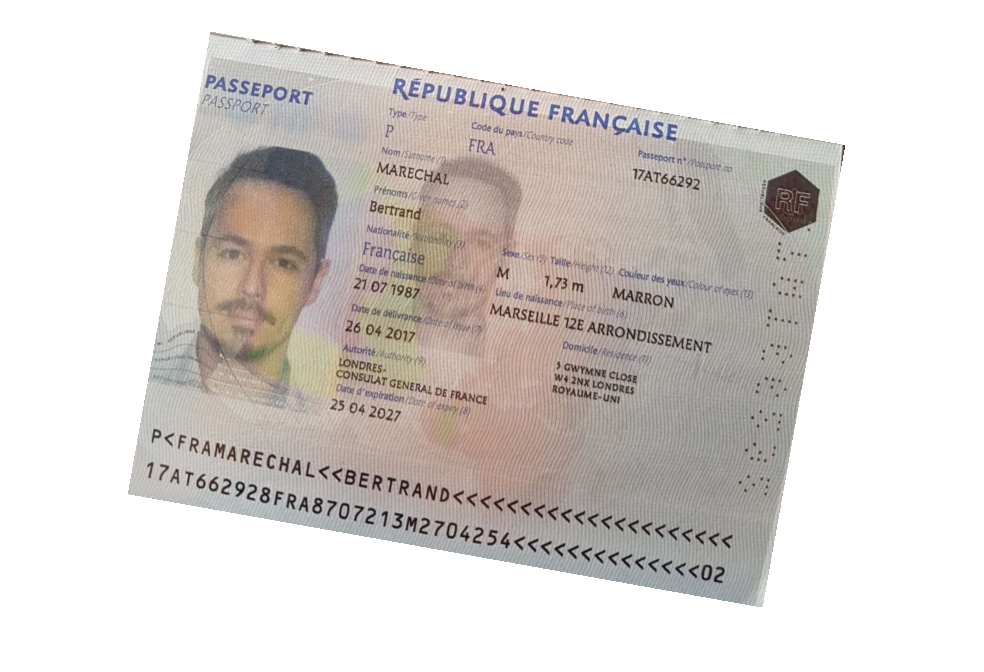
#> input picture server/python/deskew-and-mrz/bm.png, 984 x 672 px
$ python test-crop.py --image bm.png   (older library calls are emulated)
#> lines starting #> are read from the running program, lines starting #| are printed output that depends on the picture; after the words box and inside, x2 and y2 are one past the last pixel; in counts of white or black regions, pixels touching at a corner belong together
# USAGE
# python correct_skew.py --image images/neg_28.png

# import the necessary packages
from imutils import paths
import numpy as np
import argparse
import cv2

# construct the argument parse and parse the arguments
ap = argparse.ArgumentParser()
ap.add_argument("-i", "--image", required=True,
	help="path to input image file")
ap.add_argument("-o", "--output", required=False,
    help="path to output")
ap.add_argument("-x", "--xray", required=False, action='store_true',
    help="show all images")
args = vars(ap.parse_args())

# load the image from disk
image = cv2.imread(args["image"])
#> image is the input picture: shape (672, 984, 3); mean B, G, R 209.3, 212.3, 217.1


# ###### DOC contour
invGamma = 1.0 / 0.3
# gray = cv2.cvtColor(image, cv2.COLOR_BGR2GRAY)
# gray = cv2.bitwise_not(gray)
# edged = cv2.Canny(gray, 50, 100)
edged = cv2.Canny(image, 50, 100)
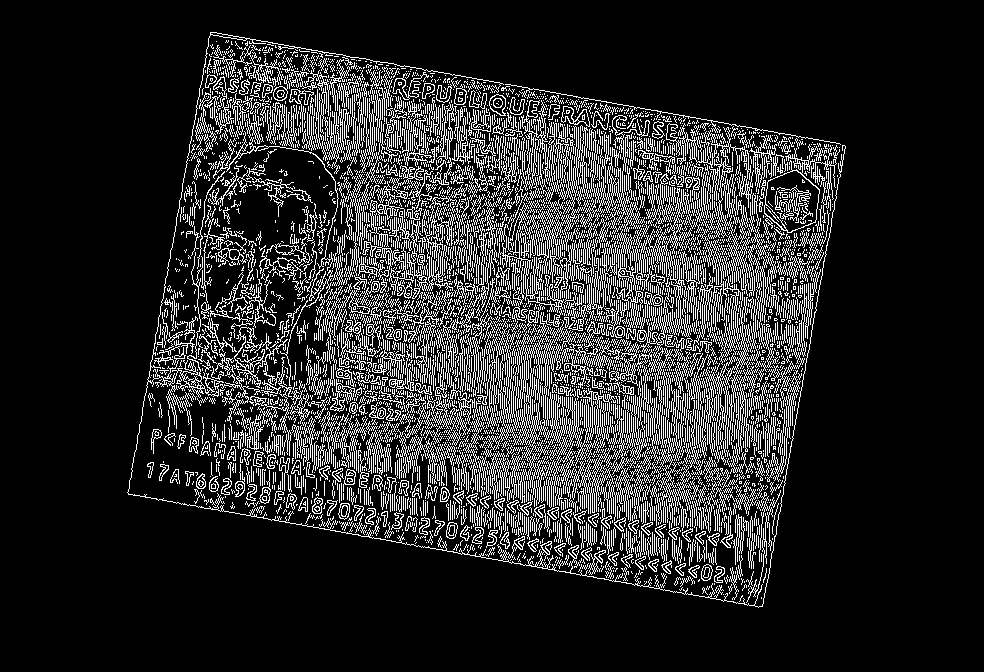
#> edged: shape (672, 984); 15.6% white in thin lines or dots, all inside (x1, y1, x2, y2) = (127, 32, 846, 608)
gray = edged
# edged = cv2.Canny(gray, 50, 100)
table = np.array([((i / 255.0) ** invGamma) * 255
for i in np.arange(0, 256)]).astype("uint8")

# apply gamma correction using the lookup table
# gray = cv2.LUT(gray, table)

if args["xray"]:
    cv2.imshow("gray", gray)
ret,thresh1 = cv2.threshold(gray,80,255,cv2.THRESH_BINARY)

im3, contours, hierarchy = cv2.findContours(thresh1,cv2.RETR_TREE,cv2.CHAIN_APPROX_SIMPLE)
#> contours = 6444 contours, 5781 with area under 20; largest, box (x1, y1, x2, y2) and area: (463, 312, 621, 507) 5037, (764, 144, 840, 233) 2680, (510, 125, 597, 283) 2653, (765, 170, 820, 233) 2330, (700, 158, 777, 465) 2048
im2 = cv2.drawContours(gray, contours, 0, (0,255,0), 3)

if args["xray"]:
    cv2.imshow("thresh", im2)

def biggestRectangle(contours):
    biggest = None
    max_area = 0
    indexReturn = -1
    for index in range(len(contours)):
            i = contours[index]
            area = cv2.contourArea(i)
            if area > 100:
                peri = cv2.arcLength(i,True)
                approx = cv2.approxPolyDP(i,0.1*peri,True)
                if area > max_area: #and len(approx)==4:
                        biggest = approx
                        max_area = area
                        indexReturn = index
#> this loop made 6444 passes
#> (area, peri, biggest, max_area) on passes 53, 103, 955, 1343, 1698, 1900, 2715: (137.5, 46.38, [[708, 564], [703, 580], [711, 575]], 137.5), (152.5, 215.2, [[605, 550], [589, 574]], 152.5), (175, 596.3, [[649, 447], [634, 533]], 175), (318.5, 356.8, [[348, 413], [324, 464]], 318.5), (444.5, 2567.7, [[660, 380]], 444.5), (1732, 2543.6, [[641, 369]], 1732), (5037, 8020.6, [[541, 312]], 5037)
#> (area, peri, approx) on passes 54, 255, 256, 415, 416, 471: (132, 44.63, [[706, 564], [712, 571], [704, 580]]), (141.5, 47.56, [[449, 522], [446, 536], [453, 538], [457, 525]]), (136, 45.8, [[450, 522], [457, 525], [452, 538], [446, 535]]), (139.5, 47.56, [[348, 503], [340, 504], [340, 518], [348, 516]]), (134, 45.8, [[347, 503], [344, 519], [338, 513]]), (122, 47.8, [[321, 498], [314, 499], [314, 513], [321, 512]])
#> after the loop, indexReturn = 2714; max_area = 5037
    return indexReturn

indexReturn = biggestRectangle(contours)
#> indexReturn = 2714
print("[INFO] indexReturn: {:.3f}".format(indexReturn))
#| [INFO] indexReturn: 2714.000
hull = cv2.convexHull(contours[indexReturn])
#> hull = contour of 20 points, box (x1, y1, x2, y2) (463, 312, 621, 507), area 20946
# cv2.imwrite('hello.png',cv2.drawContours(image, [hull], 0, (0,255,0),3))
if args["xray"]:
    cv2.imshow("4", cv2.drawContours(image, [hull], 0, (0,255,0),3))
#
# # apply gamma correction using the lookup table
# gray = cv2.LUT(gray, table)
#
# # show the output images
# if roiDone:
#     cv2.imwrite(args["output"], roi)
# else:
#     cv2.imwrite(args["output"], image)


cv2.waitKey(0)

$ run again, on server/python/deskew-and-mrz/mrz.png
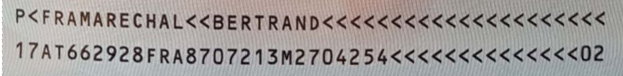
#> input picture server/python/deskew-and-mrz/mrz.png, 623 x 76 px
#> image is the input picture: shape (76, 623, 3); mean B, G, R 153.2, 155.1, 159.8
#> `edged = cv2.Canny(image, 50, 100)`:
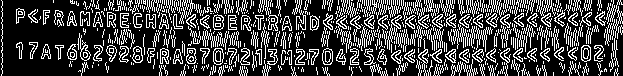
#> edged: shape (76, 623); 26.2% white in thin lines or dots
#> contours = 812 contours, 648 with area under 20; largest, box (x1, y1, x2, y2) and area: (322, 48, 333, 65) 140, (213, 48, 224, 65) 140, (322, 48, 333, 65) 137, (213, 48, 224, 65) 136, (581, 45, 591, 62) 133
#> im2: shape (76, 623); 26.2% white in thin lines or dots
#> the loop in biggestRectangle, `for index in range(len(contours)):` made 812 passes
#> (area, peri, biggest, max_area, indexReturn) on pass 183: (140.5, 46.73, [[326, 48], [322, 60], [330, 64], [332, 51]], 140.5, 182)
#> after the loop in biggestRectangle, `for index in range(len(contours)):`: indexReturn = 182; max_area = 140.5
#> `indexReturn = biggestRectangle(contours)`: indexReturn = 182
#| [INFO] indexReturn: 182.000
#> hull = contour of 13 points, box (x1, y1, x2, y2) (322, 48, 333, 65), area 145
